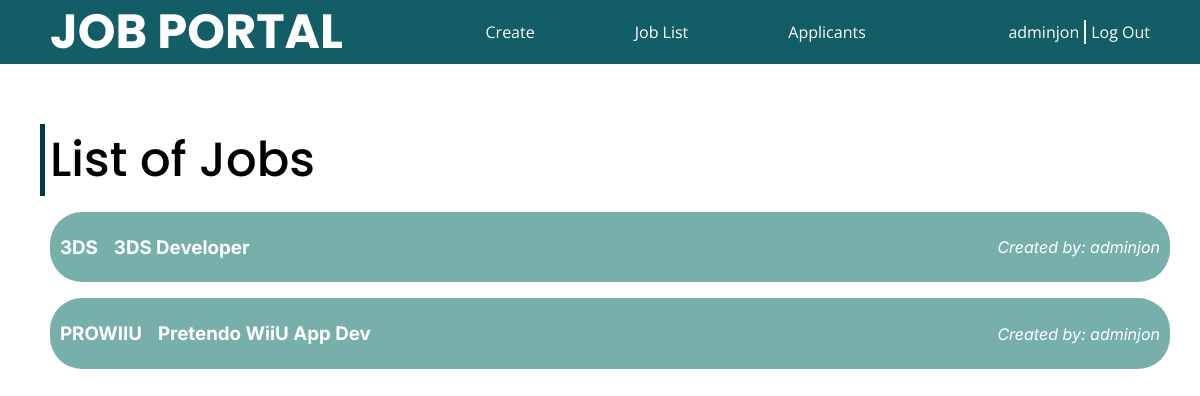
The app's page /joblist/ (signed in), older data.
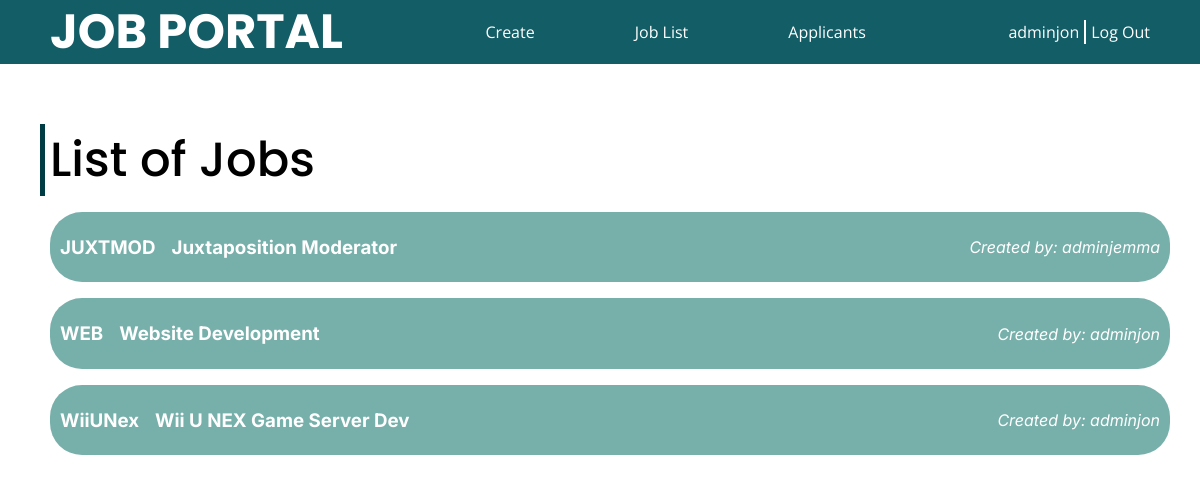
The same page, newer data.
### jobs/models.py (models this page shows)
class Job(models.Model):
    id = models.CharField(max_length=10, primary_key=True)
    name = models.CharField(max_length=255)
    status = models.BooleanField(default=False)
    xp = models.PositiveIntegerField(default=0)
    des = models.TextField()
    salary = models.PositiveIntegerField(default=0)
    admin = models.CharField(max_length=255)
    company = models.CharField(max_length=255)

### jobs/views.py (the view)
# urls.py: path('joblist/', views.joblist, name='joblist'),
@login_required(login_url='/login/')
def joblist(request):
    user = request.user
    if not isadmin(user.account_type):
        template = loader.get_template('401.html')
        return HttpResponse(template.render(), status=401)
    jobsobjects = Job.objects.filter(company=user.company).order_by('id')
    prameters = {
        'jobs': jobsobjects,
        'username': user.username,
    }
    template = loader.get_template('list_jobs.html')
    return HttpResponse(template.render(prameters, request))

### jobs/views.py (called while the page is built)
def isadmin(type):
    return type

### jobs/templates/list_jobs.html (shortened to what this page needs)
<!DOCTYPE html>
<html>
  <head>
    {% load static %}
    <link rel="stylesheet" href="{% static 'css/root.css' %}" />
    <link rel="stylesheet" href="{% static 'css/admin/list_jobs.css' %}">
  </head>
  <body>
    <nav>
      <h2>JOB PORTAL</h2>
      <ul class="quick-links">
        <li><a href="/jobs/add/">Create</a></li>
        <li><a href="/joblist/">Job List</a></li>
        <li><a href="/jobs/applicants">Applicants</a></li>
      </ul>
      <div class="user">
        <a href="/home/" id="username">{{username}}</a>
        <div class="split"></div>
        <a href="/logout/" id='logout'>Log Out</a>
      </div>
    </nav>
    <div class="container">
      <h2>List of Jobs</h2>
      <div class="list" id="jobs">
        {% for x in jobs%}
        <a href="/jobs/details/{{ x.id }}">
          <div class="job">
            <div class="info">
              <h3 class="jobid">{{ x.id }}</h3>
              <h3 class="jobname">{{ x.name }}</h3>
            </div>
            <p class="status">Created by: {{ x.admin }}</p>
          </div>
        </a>
        {% endfor %}
      </div>
    </div>
  </body>
</html>

Row changes from the older to the newer data that the page shows:
removed Job: id "3DS", name "3DS Developer", admin "adminjon"
removed Job: id "PROWIIU", name "Pretendo WiiU App Dev", admin "adminjon"
added Job: id "JUXTMOD", name "Juxtaposition Moderator", admin "adminjemma"
added Job: id "WEB", name "Website Development", admin "adminjon"
added Job: id "WiiUNex", name "Wii U NEX Game Server Dev", admin "adminjon"
